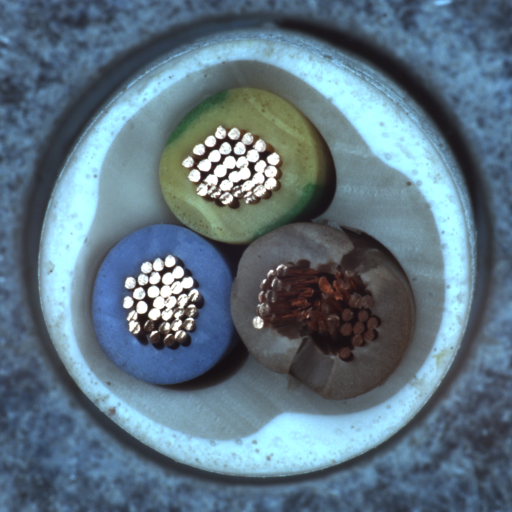
#> input picture examples/cable/cut_inner_insulation_000.png, 1024 x 1024 px (shown at 1/2 size)
$ python -i postprocessing.py   (imports and definitions only)
#> lines starting #> are read from the running program, lines starting #| are printed output that depends on the picture; after the words box and inside, x2 and y2 are one past the last pixel; in counts of white or black regions, pixels touching at a corner belong together
"""
postprocessing.py — Pipeline Stage 4: Post-processing
=======================================================
Responsibility: refine model output and apply spatial constraints.

Two distinct concerns are handled here:

1. ROI Zone Check — spatial validation
   The camera is fixed above a workstation. The part must appear within a
   defined Region of Interest (ROI). A part outside the ROI is flagged as
   "out of position" regardless of the defect classifier's output.
   This is a hard gate: out-of-position parts must be rejected before
   the defect classifier runs, because a misaligned part produces a feature
   distribution the classifier was never trained on.

2. Mask refinement — morphological post-processing
   For future segmentation extension: clean up binary masks using standard
   morphological operations (close gaps, remove noise).

3. NMS — for detection extension
   Deduplication of overlapping bounding boxes, included for completeness
   if the pipeline is extended to object detection in the future.
"""

import cv2
import numpy as np
from typing import Optional, Tuple


# ---------------------------------------------------------------------------
# ROI Zone Check
# ---------------------------------------------------------------------------

# Default ROI margin: the part must occupy the central 60% of the image.
# Margins of 20% on each side exclude camera edges where parts are never
# expected to appear in a correctly positioned workstation.
DEFAULT_ROI_MARGIN: float = 0.20

# Minimum overlap ratio between part bounding box and ROI to pass the check.
# 0.80 means at least 80% of the part must be inside the ROI.
MIN_OVERLAP_RATIO: float = 0.80


# [22 lines left out: function define_roi, not called in this run]


def find_part_bbox(
    image: np.ndarray,
    bg_threshold: int = 30,
) -> Optional[Tuple[int, int, int, int]]:
    """Locate the part in the image by thresholding the dark background.

    MVTec images have a near-black background. Thresholding isolates the part
    as a bright foreground region. The bounding box of the largest contour is
    returned as the part's location.

    Why threshold instead of using the classifier's output?
      The ROI check is a spatial pre-filter that runs independently of the
      defect classifier. It only needs to know WHERE the part is, not
      whether it is defective.

    Args:
        image: uint8 RGB image (H, W, 3) or float32 [0,1].
        bg_threshold: Pixel intensity below this value is considered background.
                      30/255 works for MVTec's near-black background.

    Returns:
        (x1, y1, x2, y2) bounding box of the part, or None if not found.
    """
#> called with bg_threshold = 30
    if image.dtype != np.uint8:
        img_u8 = (image * 255).astype(np.uint8)
    else:
        img_u8 = image.copy()

    gray = cv2.cvtColor(img_u8, cv2.COLOR_RGB2GRAY)
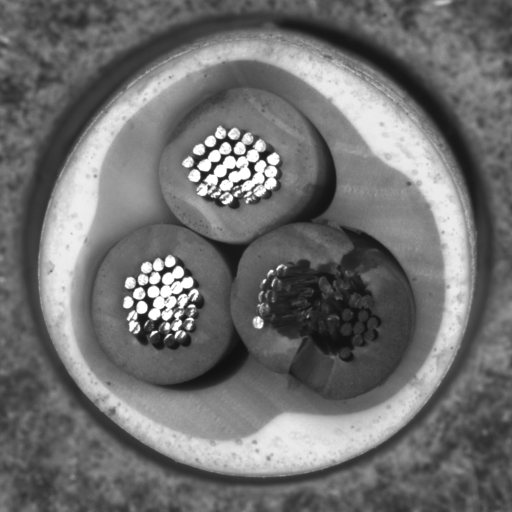
#> gray: shape (1024, 1024) (shown at 1/2 size); min 16, max 255, mean 111.9
    _, binary = cv2.threshold(gray, bg_threshold, 255, cv2.THRESH_BINARY)
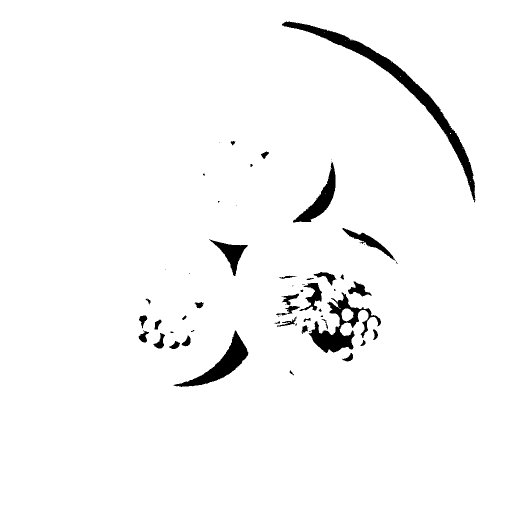
#> binary: shape (1024, 1024) (shown at 1/2 size); 97.1% white; 61 black regions (23 under 20 px), largest, box (x1, y1, x2, y2) and area: (564, 43, 951, 405) 9856, (617, 585, 762, 706) 5050, (347, 661, 497, 774) 4292

    contours, _ = cv2.findContours(binary, cv2.RETR_EXTERNAL, cv2.CHAIN_APPROX_SIMPLE)
#> contours = [[[0, 0], [0, 1023], [1023, 1023], [1023, 0]]]
    if not contours:
        return None

    largest = max(contours, key=cv2.contourArea)
#> largest = [[0, 0], [0, 1023], [1023, 1023], [1023, 0]]
    x, y, w, h = cv2.boundingRect(largest)
#> x = 0; y = 0; w = 1024; h = 1024
    return x, y, x + w, y + h


# [169 lines left out: functions check_roi, draw_overlay, refine_mask, non_max_suppression, not called in this run]

>>> import cv2
>>> picture = cv2.cvtColor(cv2.imread('../examples/cable/cut_inner_insulation_000.png'), cv2.COLOR_BGR2RGB)
>>> result = find_part_bbox(picture)
#> result = (0, 0, 1024, 1024)
